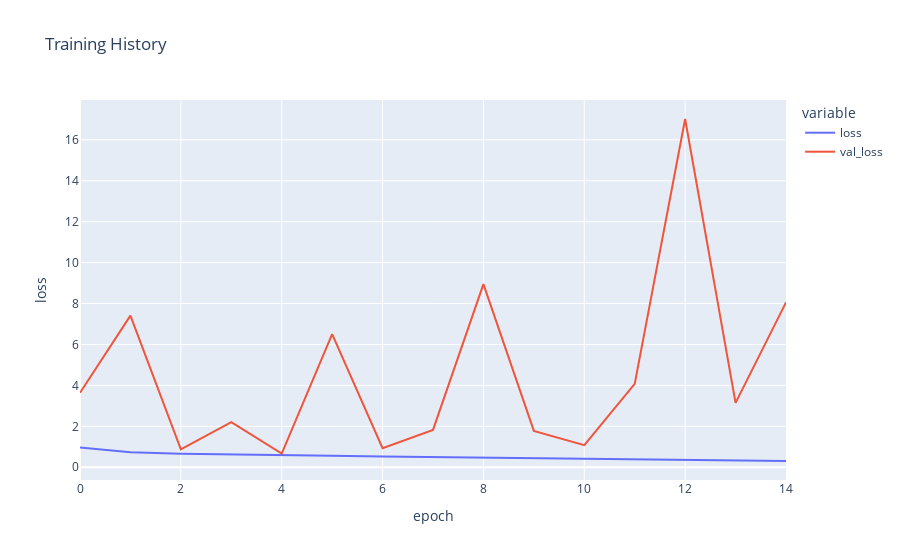

This figure's notebook cell:
### Markdown cell above
### Plotting model performance

### Code cell
fig = px.line(
    history_age.history, y=['loss', 'val_loss'],
    labels={'index': 'epoch', 'value': 'loss'}, 
    title='Training History')
fig.show()

### Figure 1 — Plotly figure (JSON) as saved in the notebook; plotly's stock layout.template omitted (floating-point values rounded to 4 significant figures)
{"data": [{"hovertemplate": "variable=loss<br>epoch=%{x}<br>loss=%{y}<extra></extra>", "legendgroup": "loss", "line": {"color": "#636efa", "dash": "solid"}, "marker": {"symbol": "circle"}, "mode": "lines", "name": "loss", "orientation": "v", "showlegend": true, "x": [0, 1, 2, 3, 4, 5, 6, 7, 8, 9, 10, 11, 12, 13, 14], "xaxis": "x", "y": [0.9632, 0.7292, 0.6649, 0.6178, 0.5903, 0.5584, 0.5294, 0.505, 0.4731, 0.4498, 0.4135, 0.3901, 0.3669, 0.3332, 0.3046], "yaxis": "y", "type": "scatter"}, {"hovertemplate": "variable=val_loss<br>epoch=%{x}<br>loss=%{y}<extra></extra>", "legendgroup": "val_loss", "line": {"color": "#EF553B", "dash": "solid"}, "marker": {"symbol": "circle"}, "mode": "lines", "name": "val_loss", "orientation": "v", "showlegend": true, "x": [0, 1, 2, 3, 4, 5, 6, 7, 8, 9, 10, 11, 12, 13, 14], "xaxis": "x", "y": [3.64, 7.408, 0.8764, 2.202, 0.6678, 6.502, 0.9284, 1.827, 8.949, 1.776, 1.077, 4.071, 17.02, 3.146, 8.057], "yaxis": "y", "type": "scatter"}], "layout": {"xaxis": {"anchor": "y", "domain": [0, 1], "title": {"text": "epoch"}, "type": "linear", "range": [0, 14], "autorange": true}, "yaxis": {"anchor": "x", "domain": [0, 1], "title": {"text": "loss"}, "type": "linear", "range": [-0.6239, 17.95], "autorange": true}, "legend": {"title": {"text": "variable"}, "tracegroupgap": 0}, "title": {"text": "Training History"}, "autosize": true}}
